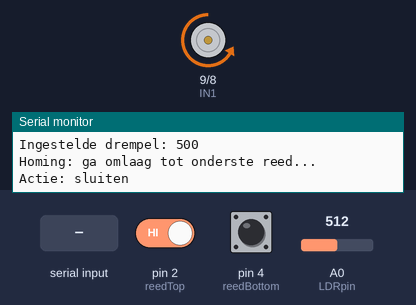
This sketch was run on a simulated Arduino Uno, built with avr-gcc and run on an emulated ATmega328P. Parts: motor-driver pin pairs drawn as motors (green arrow = first pin HIGH = forward, orange = second pin HIGH = backward, longer = more drive, scaled by the enable pin), the last lines printed to the serial monitor. The inputs (shaded band) are chosen by the test bench; at power-on: pin 4 (reedBottom) HIGH, pin 2 (reedTop) HIGH, A0 (LDRpin) = 512. EEPROM starts erased.

Above: at 0.9 s.
1.0 s: pin 4 (reedBottom) pulled LOW for 0.15 s
At 1.5 s:
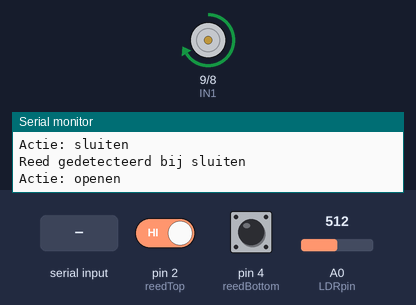
2.6 s: pin 2 (reedTop) driven LOW
At 2.9 s:
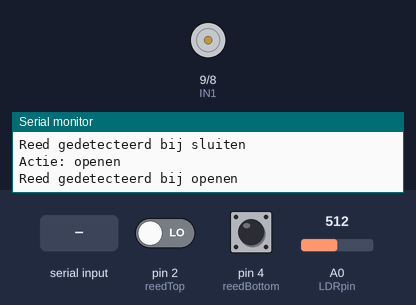
7.1 s: "CAL\n" received over Serial
At 7.6 s:
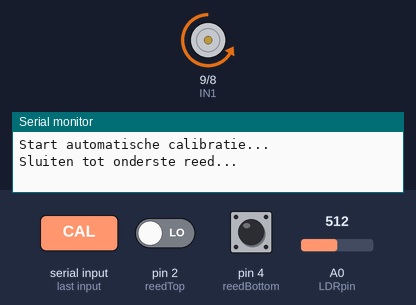
8.7 s: pin 4 (reedBottom) pulled LOW for 1 s
At 9.9 s:
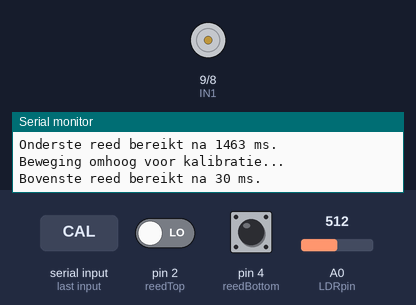
12.2 s: pin 2 (reedTop) driven HIGH and pin 4 (reedBottom) driven LOW
At 12.87 s:
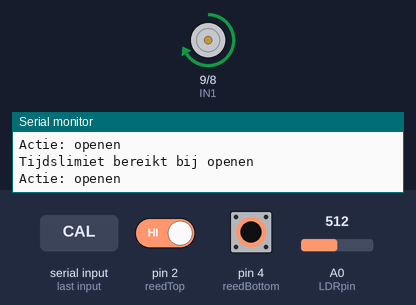
Timing chart, 0 to 16.2 s (numbered marks = the images above; inputs shaded):
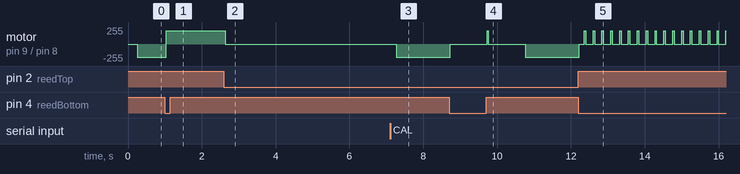

The sketch:

kippenluik_v3.ino
```cpp
#include <Arduino.h>
#include <EEPROM.h>

// --- Pinconfig ---
const int ENA = 10, IN1 = 9, IN2 = 8;
const int reedTop = 2, reedBottom = 4, LDRpin = A0;
const int PWM_SPEED = 200;
const int EEPROM_ADDR_THRESHOLD = 0;
const int EEPROM_ADDR_OPEN = 4;
const int EEPROM_ADDR_CLOSE = 8;
const int LIGHT_DEFAULT = 500;

int lightThreshold = LIGHT_DEFAULT;
unsigned long maxOpenTime = 10000;
unsigned long maxCloseTime = 10000;

enum DoorState { UNKNOWN, OPEN, CLOSED, MOVING_UP, MOVING_DOWN, ERROR_STATE };
DoorState state = UNKNOWN;
unsigned long lastPrint = 0;

// --- Motor ---
void motorStop() {
  analogWrite(ENA, 0);
  digitalWrite(IN1, LOW);
  digitalWrite(IN2, LOW);
}
void motorUp() {
  analogWrite(ENA, PWM_SPEED);
  digitalWrite(IN1, HIGH);
  digitalWrite(IN2, LOW);
}
void motorDown() {
  analogWrite(ENA, PWM_SPEED);
  digitalWrite(IN1, LOW);
  digitalWrite(IN2, HIGH);
}

// --- Reed helpers ---
bool reedActiveRaw(int pin) {
  return digitalRead(pin) == LOW; // LOW = actief bij INPUT_PULLUP
}
bool reedActiveStable(int pin, unsigned long ms = 30) {
  bool first = reedActiveRaw(pin);
  unsigned long t0 = millis();
  while (millis() - t0 < ms) {
    if (reedActiveRaw(pin) != first) {
      first = reedActiveRaw(pin);
      t0 = millis();
    }
  }
  return first;
}

// --- EEPROM ---
void saveThreshold(int val) {
  val = constrain(val, 0, 1023);
  EEPROM.put(EEPROM_ADDR_THRESHOLD, val);
  lightThreshold = val;
}
void loadConfig() {
  int val;
  EEPROM.get(EEPROM_ADDR_THRESHOLD, val);
  if (val < 0 || val > 1023) val = LIGHT_DEFAULT;
  lightThreshold = val;
  EEPROM.get(EEPROM_ADDR_OPEN, maxOpenTime);
  EEPROM.get(EEPROM_ADDR_CLOSE, maxCloseTime);
  if (maxOpenTime == 0 || maxCloseTime == 0) {
    maxOpenTime = maxCloseTime = 10000;
  }
}

// --- Status ---
void printStatus(int lightValue) {
  Serial.print("Licht="); Serial.print(lightValue);
  Serial.print("  Drempel="); Serial.print(lightThreshold);
  Serial.print("  Top="); Serial.print(reedActiveRaw(reedTop) ? "GESLOTEN" : "OPEN");
  Serial.print("  Bottom="); Serial.print(reedActiveRaw(reedBottom) ? "GESLOTEN" : "OPEN");
  Serial.print("  Luik=");
  switch (state) {
    case OPEN: Serial.println("OPEN"); break;
    case CLOSED: Serial.println("GESLOTEN"); break;
    case MOVING_UP: Serial.println("OPENT"); break;
    case MOVING_DOWN: Serial.println("SLUIT"); break;
    case ERROR_STATE: Serial.println("FOUT"); break;
    default: Serial.println("ONBEKEND");
  }
}

// --- Beweging met failsafe ---
bool moveUntilReedOrTimeout(bool omhoog) {
  unsigned long start = millis();
  unsigned long limit = omhoog ? maxOpenTime : maxCloseTime;
  const char* actie = omhoog ? "openen" : "sluiten";
  int stopPin = omhoog ? reedTop : reedBottom;

  Serial.print("Actie: "); Serial.println(actie);
  if (omhoog) motorUp(); else motorDown();

  while (millis() - start < limit) {
    if (reedActiveStable(stopPin)) {
      motorStop();
      Serial.print("Reed gedetecteerd bij "); Serial.println(actie);
      return true;
    }
    delay(10);
  }

  motorStop();
  Serial.print("Tijdslimiet bereikt bij "); Serial.println(actie);
  state = ERROR_STATE;
  return false;
}

// --- Calibratie zonder tijdslimiet ---
void calibrateTimes() {
  Serial.println("Start automatische calibratie...");
  unsigned long t0, durClose, durOpen;

  // Eerst volledig sluiten
  if (!reedActiveStable(reedBottom)) {
    Serial.println("Sluiten tot onderste reed...");
    motorDown();
    t0 = millis();
    while (!reedActiveStable(reedBottom)) {
      if ((millis() - t0) % 1000 < 10) {
        Serial.print("DBG Top="); Serial.print(reedActiveRaw(reedTop));
        Serial.print(" Bottom="); Serial.println(reedActiveRaw(reedBottom));
      }
      delay(10);
    }
    durClose = millis() - t0;
    motorStop();
    Serial.print("Onderste reed bereikt na "); Serial.print(durClose); Serial.println(" ms.");
  } else {
    durClose = 0;
    Serial.println("Onderste reed was al actief bij start.");
  }

  delay(1000);

  // Beweging omhoog
  Serial.println("Beweging omhoog voor kalibratie...");
  t0 = millis();
  motorUp();
  while (!reedActiveStable(reedTop)) {
    if ((millis() - t0) % 1000 < 10) {
      Serial.print("DBG Top="); Serial.print(reedActiveRaw(reedTop));
      Serial.print(" Bottom="); Serial.println(reedActiveRaw(reedBottom));
    }
    delay(10);
  }
  durOpen = millis() - t0;
  motorStop();
  Serial.print("Bovenste reed bereikt na "); Serial.print(durOpen); Serial.println(" ms.");

  delay(1000);

  // Beweging omlaag
  Serial.println("Beweging omlaag voor kalibratie...");
  t0 = millis();
  motorDown();
  while (!reedActiveStable(reedBottom)) {
    if ((millis() - t0) % 1000 < 10) {
      Serial.print("DBG Top="); Serial.print(reedActiveRaw(reedTop));
      Serial.print(" Bottom="); Serial.println(reedActiveRaw(reedBottom));
    }
    delay(10);
  }
  durClose = millis() - t0;
  motorStop();
  Serial.print("Onderste reed opnieuw bereikt na "); Serial.print(durClose); Serial.println(" ms.");

  // Opslaan met 10% marge
  maxOpenTime  = durOpen  * 1.1;
  maxCloseTime = durClose * 1.1;
  EEPROM.put(EEPROM_ADDR_OPEN, maxOpenTime);
  EEPROM.put(EEPROM_ADDR_CLOSE, maxCloseTime);

  Serial.print("Calibratie voltooid. Open="); Serial.print(durOpen);
  Serial.print(" ms, Dicht="); Serial.print(durClose);
  Serial.println(" ms (met 10% marge).");
  state = CLOSED;
}

// --- Seriële commando's ---
void handleSerial() {
  if (!Serial.available()) return;
  String line = Serial.readStringUntil('\n');
  line.trim();
  if (line.startsWith("T=")) {
    int v = line.substring(2).toInt();
    saveThreshold(v);
    Serial.print("Nieuwe drempel: "); Serial.println(lightThreshold);
  } else if (line == "S?") {
    printStatus(analogRead(LDRpin));
  } else if (line == "CAL") {
    calibrateTimes();
  } else {
    Serial.println("Commando's: T=xxx | S? | CAL");
  }
}

// --- Setup ---
void setup() {
  pinMode(ENA, OUTPUT);
  pinMode(IN1, OUTPUT);
  pinMode(IN2, OUTPUT);
  pinMode(reedTop, INPUT_PULLUP);
  pinMode(reedBottom, INPUT_PULLUP);

  Serial.begin(9600);
  delay(100);
  loadConfig();

  Serial.println("Kippenluik met stabiele reed-detectie, homing en foutstatus.");
  Serial.println("Commando's: T=xxx (drempel) | S? (status) | CAL (kalibratie)");
  Serial.print("Ingestelde drempel: "); Serial.println(lightThreshold);

  if (reedActiveStable(reedBottom)) state = CLOSED;
  else if (reedActiveStable(reedTop)) state = OPEN;
  else state = UNKNOWN;

  // Homing bij onbekende startpositie
  if (state == UNKNOWN) {
    Serial.println("Homing: ga omlaag tot onderste reed...");
    moveUntilReedOrTimeout(false);
    state = CLOSED;
  }
}

// --- Hoofdlus ---
void loop() {
  handleSerial();
  int lightValue = analogRead(LDRpin);

  if (millis() - lastPrint > 5000) {
    printStatus(lightValue);
    lastPrint = millis();
  }

  if (lightValue > lightThreshold && state != OPEN) {
    state = MOVING_UP;
    if (moveUntilReedOrTimeout(true)) state = OPEN;
    else state = ERROR_STATE;
  }

  if (lightValue <= lightThreshold && state != CLOSED) {
    state = MOVING_DOWN;
    if (moveUntilReedOrTimeout(false)) state = CLOSED;
    else state = ERROR_STATE;
  }

  delay(200);
}
```

Measured:
- after the input at 1.0 s, motor on pin 9 (IN1) / pin 8 (IN2): backward 200/255 → forward 200/255 at once
- after the input at 2.6 s, motor on pin 9 (IN1) / pin 8 (IN2): forward 200/255 → stopped at once
- after the input at 7.1 s, motor on pin 9 (IN1) / pin 8 (IN2): stopped → backward 200/255 after 0.17 s
- after the input at 8.7 s, motor on pin 9 (IN1) / pin 8 (IN2): backward 200/255 → stopped at once, → backward 200/255 2.0 s later
- after the input at 12.2 s, motor on pin 9 (IN1) / pin 8 (IN2): backward 200/255 → stopped at once, then repeats every 0.24 s: forward 200/255 0.04 s, stopped 0.20 s
